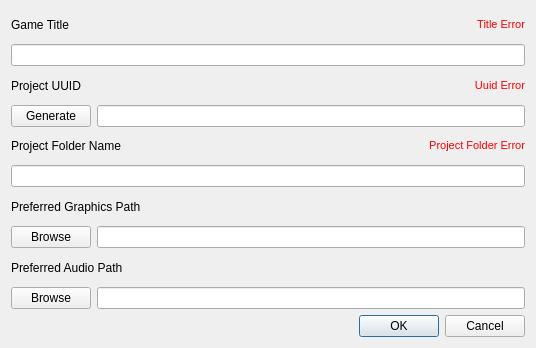
<?xml version="1.0" encoding="UTF-8"?>
<ui version="4.0">
 <class>NewProject</class>
 <widget class="QDialog" name="NewProject">
  <property name="geometry">
   <rect>
    <x>0</x>
    <y>0</y>
    <width>536</width>
    <height>348</height>
   </rect>
  </property>
  <property name="windowTitle">
   <string>Create New Project</string>
  </property>
  <property name="layoutDirection">
   <enum>Qt::LeftToRight</enum>
  </property>
  <layout class="QVBoxLayout" name="verticalLayout">
   <item>
    <layout class="QHBoxLayout" name="horizontalLayout_4">
     <item>
      <widget class="QLabel" name="label_Title">
       <property name="layoutDirection">
        <enum>Qt::RightToLeft</enum>
       </property>
       <property name="text">
        <string>Game Title</string>
       </property>
      </widget>
     </item>
     <item>
      <widget class="QLabel" name="label_Title_Error">
       <property name="layoutDirection">
        <enum>Qt::LeftToRight</enum>
       </property>
       <property name="text">
        <string>&lt;!DOCTYPE HTML PUBLIC &quot;-//W3C//DTD HTML 4.0//EN&quot; &quot;http://www.w3.org/TR/REC-html40/strict.dtd&quot;&gt;
&lt;html&gt;&lt;head&gt;&lt;meta name=&quot;qrichtext&quot; content=&quot;1&quot; /&gt;&lt;style type=&quot;text/css&quot;&gt;
p, li { white-space: pre-wrap; }
&lt;/style&gt;&lt;/head&gt;&lt;body style=&quot; font-family:'MS Shell Dlg 2'; font-size:8.25pt; font-weight:400; font-style:normal;&quot;&gt;
&lt;p style=&quot; margin-top:0px; margin-bottom:0px; margin-left:0px; margin-right:0px; -qt-block-indent:0; text-indent:0px;&quot;&gt;&lt;span style=&quot; font-size:8pt; color:#ff0000;&quot;&gt;Title Error&lt;/span&gt;&lt;/p&gt;&lt;/body&gt;&lt;/html&gt;</string>
       </property>
       <property name="alignment">
        <set>Qt::AlignRight|Qt::AlignTrailing|Qt::AlignVCenter</set>
       </property>
      </widget>
     </item>
    </layout>
   </item>
   <item>
    <widget class="QLineEdit" name="lineEdit_Title"/>
   </item>
   <item>
    <layout class="QHBoxLayout" name="horizontalLayout_5">
     <item>
      <widget class="QLabel" name="label_Uuid">
       <property name="text">
        <string>Project UUID</string>
       </property>
      </widget>
     </item>
     <item>
      <widget class="QLabel" name="label_Uuid_Error">
       <property name="text">
        <string>&lt;!DOCTYPE HTML PUBLIC &quot;-//W3C//DTD HTML 4.0//EN&quot; &quot;http://www.w3.org/TR/REC-html40/strict.dtd&quot;&gt;
&lt;html&gt;&lt;head&gt;&lt;meta name=&quot;qrichtext&quot; content=&quot;1&quot; /&gt;&lt;style type=&quot;text/css&quot;&gt;
p, li { white-space: pre-wrap; }
&lt;/style&gt;&lt;/head&gt;&lt;body style=&quot; font-family:'MS Shell Dlg 2'; font-size:8.25pt; font-weight:400; font-style:normal;&quot;&gt;
&lt;p style=&quot; margin-top:0px; margin-bottom:0px; margin-left:0px; margin-right:0px; -qt-block-indent:0; text-indent:0px;&quot;&gt;&lt;span style=&quot; font-size:8pt; color:#ff0000;&quot;&gt;Uuid Error&lt;/span&gt;&lt;/p&gt;&lt;/body&gt;&lt;/html&gt;</string>
       </property>
       <property name="alignment">
        <set>Qt::AlignRight|Qt::AlignTrailing|Qt::AlignVCenter</set>
       </property>
      </widget>
     </item>
    </layout>
   </item>
   <item>
    <layout class="QHBoxLayout" name="horizontalLayout">
     <item>
      <widget class="QPushButton" name="pushButton_Uuid">
       <property name="sizePolicy">
        <sizepolicy hsizetype="Fixed" vsizetype="Fixed">
         <horstretch>0</horstretch>
         <verstretch>0</verstretch>
        </sizepolicy>
       </property>
       <property name="text">
        <string>Generate</string>
       </property>
      </widget>
     </item>
     <item>
      <widget class="QLineEdit" name="lineEdit_Uuid"/>
     </item>
    </layout>
   </item>
   <item>
    <layout class="QHBoxLayout" name="horizontalLayout_6">
     <item>
      <widget class="QLabel" name="label_Project_Folder">
       <property name="text">
        <string>Project Folder Name</string>
       </property>
      </widget>
     </item>
     <item>
      <widget class="QLabel" name="label_Project_Error">
       <property name="text">
        <string>&lt;!DOCTYPE HTML PUBLIC &quot;-//W3C//DTD HTML 4.0//EN&quot; &quot;http://www.w3.org/TR/REC-html40/strict.dtd&quot;&gt;
&lt;html&gt;&lt;head&gt;&lt;meta name=&quot;qrichtext&quot; content=&quot;1&quot; /&gt;&lt;style type=&quot;text/css&quot;&gt;
p, li { white-space: pre-wrap; }
&lt;/style&gt;&lt;/head&gt;&lt;body style=&quot; font-family:'MS Shell Dlg 2'; font-size:8.25pt; font-weight:400; font-style:normal;&quot;&gt;
&lt;p style=&quot; margin-top:0px; margin-bottom:0px; margin-left:0px; margin-right:0px; -qt-block-indent:0; text-indent:0px;&quot;&gt;&lt;span style=&quot; font-size:8pt; color:#ff0000;&quot;&gt;Project Folder Error&lt;/span&gt;&lt;/p&gt;&lt;/body&gt;&lt;/html&gt;</string>
       </property>
       <property name="alignment">
        <set>Qt::AlignRight|Qt::AlignTrailing|Qt::AlignVCenter</set>
       </property>
      </widget>
     </item>
    </layout>
   </item>
   <item>
    <widget class="QLineEdit" name="lineEdit_Project_Folder"/>
   </item>
   <item>
    <layout class="QHBoxLayout" name="horizontalLayout_2">
     <item>
      <widget class="QLabel" name="label_Graphics_Path_Hint">
       <property name="text">
        <string>Preferred Graphics Path</string>
       </property>
      </widget>
     </item>
    </layout>
   </item>
   <item>
    <layout class="QHBoxLayout" name="horizontalLayout_3">
     <item>
      <widget class="QPushButton" name="pushButton_Graphics_Path_Hint">
       <property name="text">
        <string>Browse</string>
       </property>
      </widget>
     </item>
     <item>
      <widget class="QLineEdit" name="lineEdit_Graphics_Path_Hint"/>
     </item>
    </layout>
   </item>
   <item>
    <layout class="QHBoxLayout" name="horizontalLayout_7">
     <item>
      <widget class="QLabel" name="label_Audio_Path_Hint">
       <property name="text">
        <string>Preferred Audio Path</string>
       </property>
      </widget>
     </item>
    </layout>
   </item>
   <item>
    <layout class="QHBoxLayout" name="horizontalLayout_8">
     <item>
      <widget class="QPushButton" name="pushButton_Audio_Path_Hint">
       <property name="text">
        <string>Browse</string>
       </property>
      </widget>
     </item>
     <item>
      <widget class="QLineEdit" name="lineEdit_Audio_Path_Hint"/>
     </item>
    </layout>
   </item>
   <item>
    <widget class="QDialogButtonBox" name="buttonBox">
     <property name="standardButtons">
      <set>QDialogButtonBox::Cancel|QDialogButtonBox::Ok</set>
     </property>
    </widget>
   </item>
  </layout>
 </widget>
 <resources/>
 <connections>
  <connection>
   <sender>buttonBox</sender>
   <signal>rejected()</signal>
   <receiver>NewProject</receiver>
   <slot>reject()</slot>
   <hints>
    <hint type="sourcelabel">
     <x>205</x>
     <y>181</y>
    </hint>
    <hint type="destinationlabel">
     <x>149</x>
     <y>104</y>
    </hint>
   </hints>
  </connection>
 </connections>
</ui>
